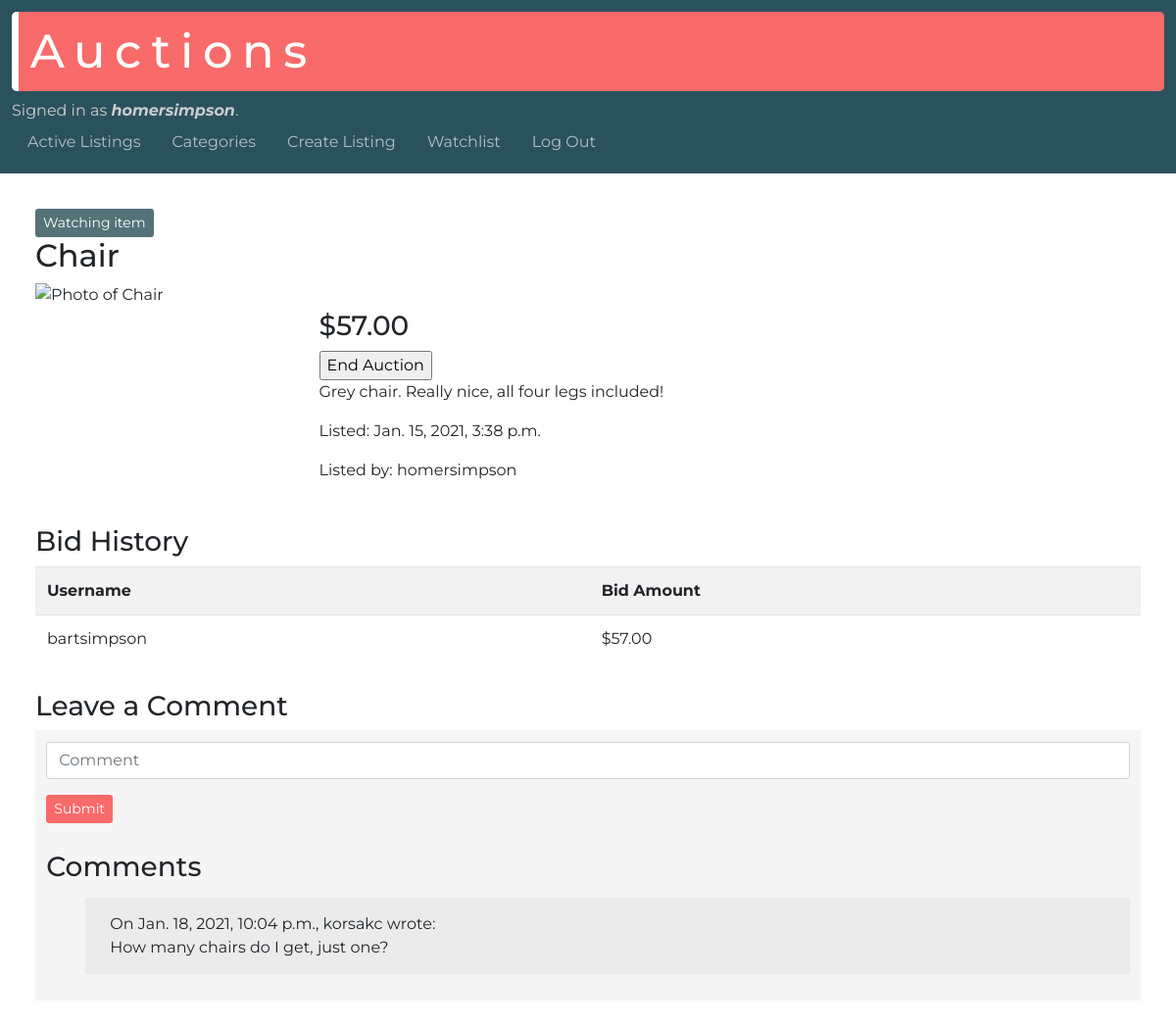
Screenshot of /listing/17 (signed in) with the database file from the repository.
### auctions/models.py (models this page shows, shortened)
class User(AbstractUser):
  watchlist = models.ManyToManyField('Listing', blank=True, related_name="watched")

class Listing(models.Model):
  user = models.ForeignKey(User, on_delete=models.CASCADE, related_name="listings")
  title = models.CharField(max_length=64)
  price = models.DecimalField(max_digits=8, decimal_places=2)
  description = models.TextField(max_length=256)
  date = models.DateTimeField(auto_now_add=True)
  photo = models.URLField(max_length=200, blank=True)
  category = models.CharField(max_length=32, blank=True)
  status = models.BooleanField(default=True)

class Bid(models.Model):
  listing = models.ForeignKey(Listing, on_delete=models.CASCADE, related_name="bids")
  price = models.DecimalField(max_digits=8, decimal_places=2)
  bidder = models.ForeignKey(User, on_delete=models.CASCADE)

class Comment(models.Model):
  user = models.ForeignKey(User, on_delete=models.CASCADE)
  date = models.DateTimeField(auto_now_add=True)
  comment = models.CharField(max_length=256)
  listing = models.ForeignKey(Listing, on_delete=models.CASCADE, related_name="comments")

### auctions/views.py (the view)
# urls.py: path("listing/<int:listing_id>", views.listing, name="listing"),
def listing(request, listing_id):
  listing = Listing.objects.get(pk=listing_id)
  bids = listing.bids.all()
  user = request.user
  listing_creator = listing.user
  comments = listing.comments.all()
  if request.user.is_authenticated:
    if user.watchlist.filter(pk=listing_id):
      watchlist_message = "Watching item"
    else:
      watchlist_message = "Not watching item"
    if user == listing_creator:
      user_is_creator = True
    else:
      user_is_creator = False
    if bids:
      max_bid = bids.latest('price')
    else:
      max_bid = None
    return render(request, "auctions/listing.html", {
      "listing": listing,
      "watchlist_message": watchlist_message,
      "bids": bids,
      "comments": comments,
      "user_is_creator": user_is_creator,
      "max_bid": max_bid
    })
  else:
    return render(request, "auctions/listing.html", {
      "listing": listing
    })

### auctions/templates/auctions/listing.html (shortened to what this page needs)
{% extends "auctions/layout.html" %}
{% block body %}
    {% if user.is_authenticated %}
      <form action="{% url 'add-remove-watchlist' listing.id %}" method="POST">
        <input type="submit" value="{{ watchlist_message }}" class="btn btn-sm btn-primary watchlist-button">
      </form>
    {% endif %}
    <h2>{{ listing.title }}</h2>
    <div class="row listing-container">
      <div class="col-md-3">
        <img src="{{ listing.photo }}" alt="Photo of {{ listing.title }}" class="img-small">
      </div>
      <div class="col-md-9">
        <h3>${{ listing.price }}</h3>
        {% if user_is_creator and listing.status %}
          <form action="{% url 'close-listing' listing.id %}" method="POST">
            <input type="submit" value="End Auction">
          </form>
        {% endif %}
        <p>{{ listing.description }}</p>
        <p>Listed: {{ listing.date }}</p>
        <p>Listed by: {{ listing.user.username }}</p>
      </div>
    </div>
    {% if user.is_authenticated %}
      <h3>Bid History</h3>
      <table class="table table-striped">
        <tr>
          <th>Username</th>
          <th>Bid Amount</th>
        </tr>
      {% for bid in bids %}
        <tr>
          <td>{{ bid.bidder.username }}</td>
          <td>${{ bid.price }}</td>
        </tr>
      {% endfor %}
      </table>
      <h3>Leave a Comment</h3>
      <div class="comment-section">
      <form action="{% url 'comment' listing.id %}" method="POST">
        <div class="form-group">
          <input type="text" required name="comment_text" class="form-control" placeholder="Comment">
        </div>
        <input type="submit" value="Submit" class="btn btn-sm btn-primary">
      </form>
      <h3>Comments</h3>
      <ul>
      {% for comment in comments %}
        <li class="comment">
          On {{ comment.date }}, {{ comment.user.username }} wrote:
          <br>
          {{ comment.comment }}
        </li>
      {% endfor %}
      </ul>
      </div>
    {% endif %}
{% endblock %}

### auctions/templates/auctions/layout.html (shortened to what this page needs)
{% load static %}
<!DOCTYPE html>
<html lang="en">
    <head>
        <link rel="stylesheet" href="https://stackpath.bootstrapcdn.com/bootstrap/4.4.1/css/bootstrap.min.css">
        <link href="{% static 'auctions/styles.css' %}" rel="stylesheet">
    </head>
    <body>
      <header>
        <h1>Auctions</h1>
        <div class="authentication-message">
            {% if user.is_authenticated %}
                Signed in as <strong class="italic">{{ user.username }}</strong>.
            {% else %}
                Not signed in.
            {% endif %}
        </div>
        <ul class="nav">
            <li class="nav-item">
                <a class="nav-link" href="{% url 'index' %}">Active Listings</a>
            </li>
            <li class="nav-item">
              <a class="nav-link" href="{% url 'listing-categories' %}">Categories</a>
            </li>
            {% if user.is_authenticated %}
                <li class="nav-item">
                    <a class="nav-link" href="{% url 'create-listing' %}">Create Listing</a>
                </li>
                <li class="nav-item">
                  <a class="nav-link" href="{% url 'watchlist' %}">Watchlist</a>
                </li>
                <li class="nav-item">
                    <a class="nav-link" href="{% url 'logout' %}">Log Out</a>
                </li>
            {% endif %}
        </ul>
      </header>
      <main>
        {% block body %}
        {% endblock %}
      </main>
    </body>
</html>

### auctions/static/auctions/styles.css (style rules this page uses)
body { font-family: 'Montserrat', sans-serif; }
header { padding: 1%; background-color: #2a525d; }
main { padding: 3%; }
h1, h2 { font-weight: 500; }
h1 { font-size: 3em; letter-spacing: .2em; color: #ffffff; background-color: #f96a6a; padding: 1%; border-left: solid 7px #ffffff; border-radius: 5px; }
h3 { margin-top: 1em; }
.img-small { width: 100%; }
.authentication-message { color: #cdcccc; }
.italic { font-style: italic; }
li { list-style-type: none; }
ul.nav a { color: #b1c0c3; }
h3 a, li a, p a { color: #f96a6a; }
.btn-primary { background-color: #f96a6a; border: none; }
.watchlist-button { background-color: #537378; }
div.comment-section { background-color: rgb(245, 245, 245); padding: 1%; }
li.comment { padding: 15px 25px; margin: 15px 0px; background-color: rgb(235, 235, 235); }

### rows the page displays
User: username "homersimpson"
Listing: title "Chair", price "57.00", description "Grey chair. Really nice, all four legs included!", date "Jan. 15, 2021, 3:38 p.m.", user.username "homersimpson"
Bid: bidder.username "bartsimpson", price "57.00"
Comment: date "Jan. 18, 2021, 10:04 p.m.", user.username "korsakc", comment "How many chairs do I get, just one?"
